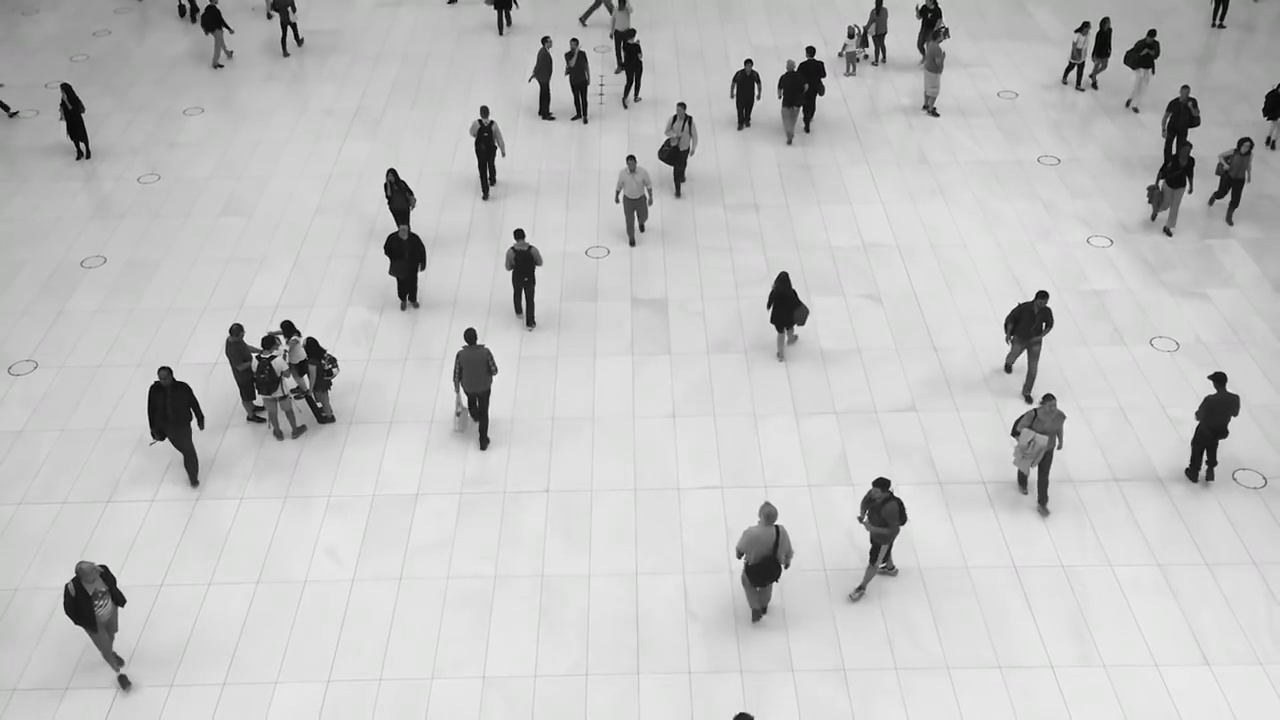
#> input picture frame 34 of videos/cctv.mp4, 1280 x 720 px
$ python for_videos.py   (older library calls are emulated)
#> lines starting #> are read from the running program, lines starting #| are printed output that depends on the picture
import cv2
import numpy as np

video = cv2.VideoCapture('videos/cctv.mp4')

while True:
    _, frame = video.read()
#> frame is the input picture: shape (720, 1280, 3); mean B, G, R 193.6, 193.9, 193.7
    cv2.imshow('Video', frame)
    laplace = cv2.Laplacian(frame, cv2.CV_64F)
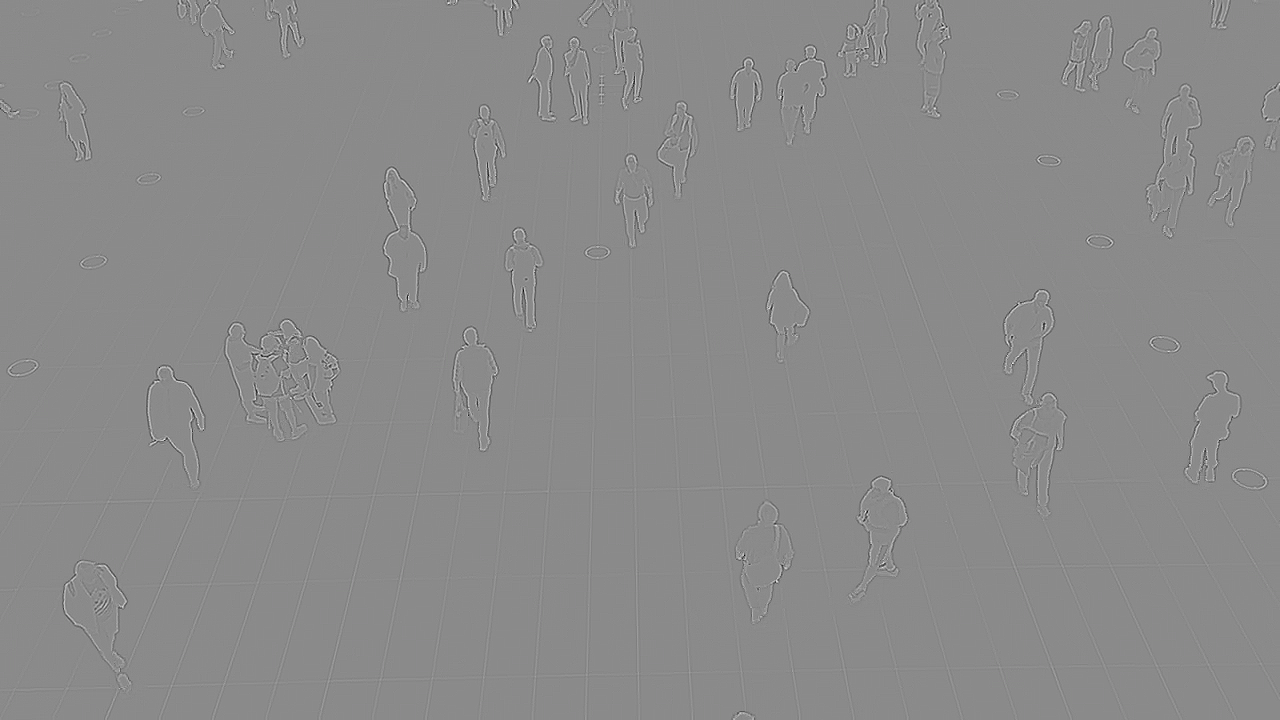
#> laplace: shape (720, 1280, 3) float64; mean B, G, R 0, 0, 0; drawn with min black and max white
    laplace = np.uint8(laplace)
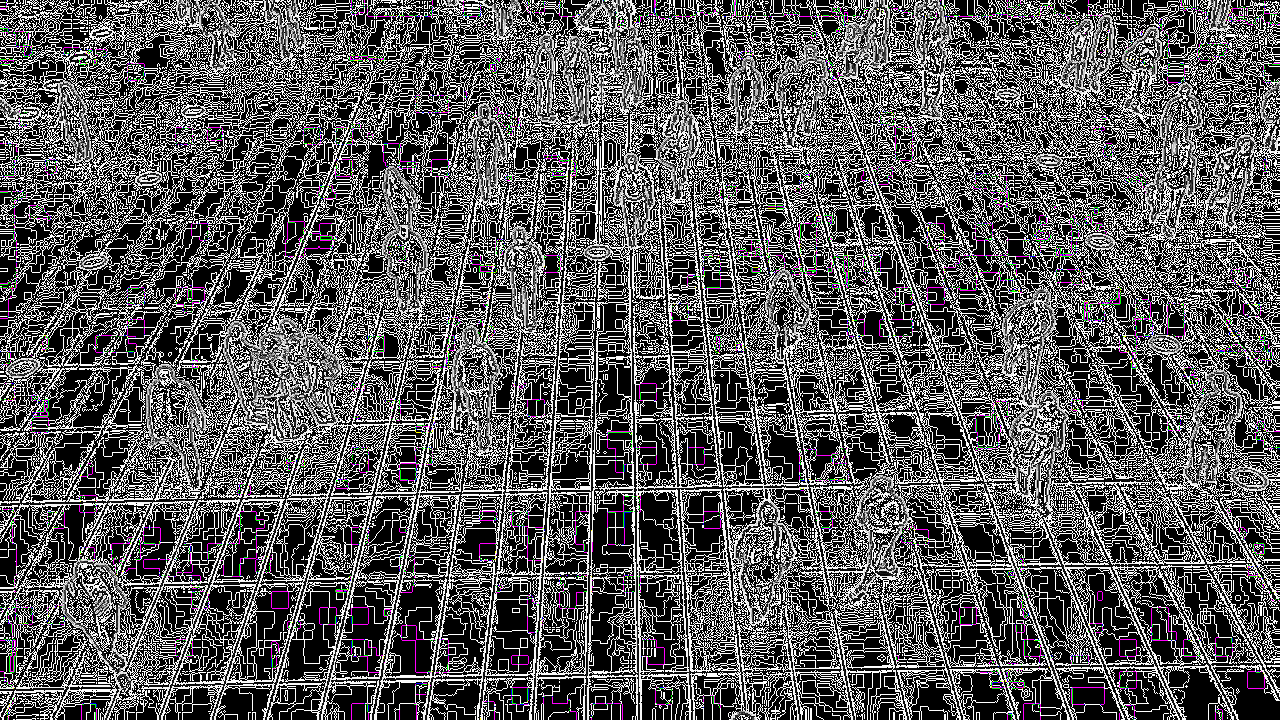
#> laplace: shape (720, 1280, 3); mean B, G, R 89.8, 88.6, 89.6
    cv2.imshow('Laplacian', laplace)
    edges = cv2.Canny(frame, 50, 50)
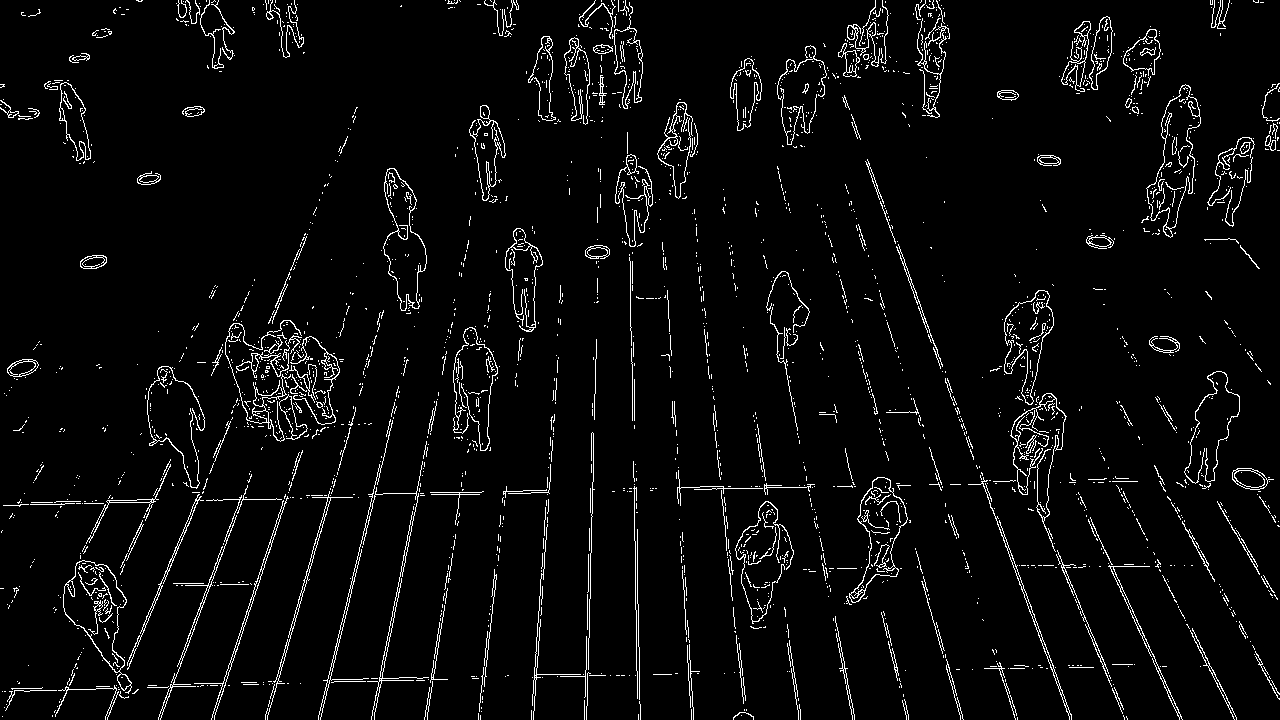
#> edges: shape (720, 1280); 4.1% white in thin lines or dots
    cv2.imshow('Edges', edges)

    if cv2.waitKey(5) == ord('X'):
#> (key Esc is pressed here)
        break


video.release()
cv2.destroyAllWindows()

$ run again, starting later in the video
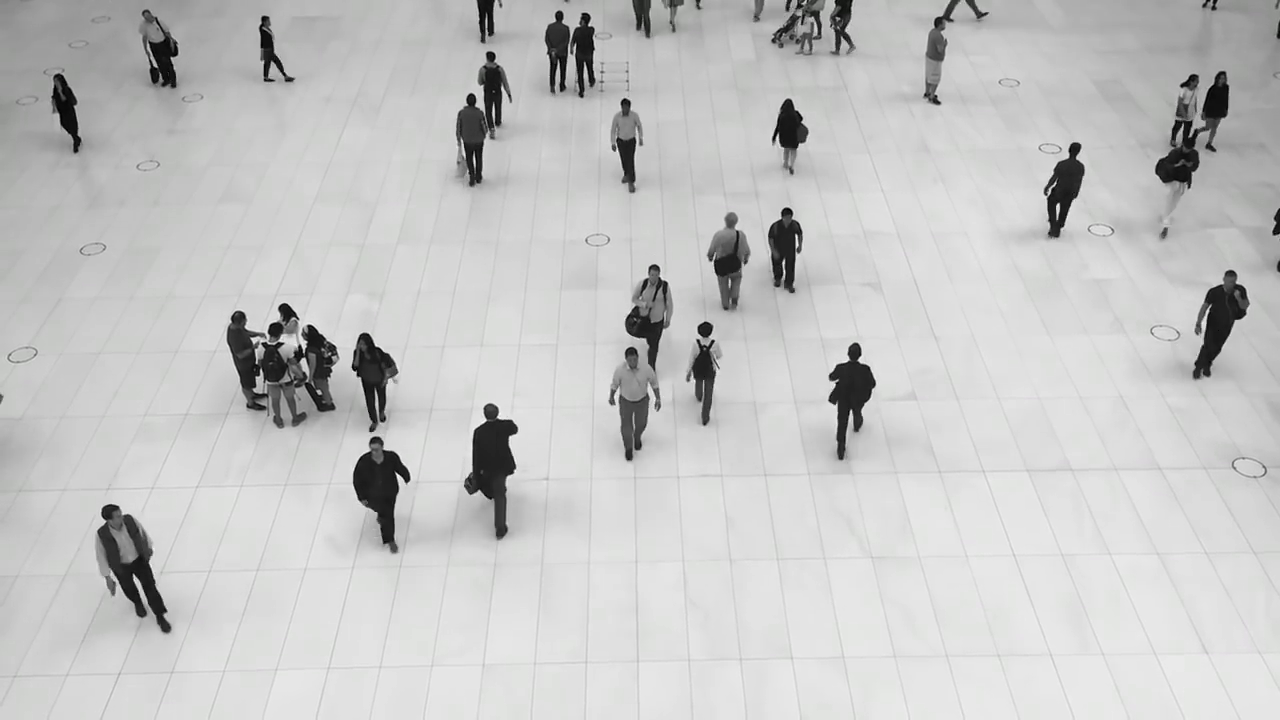
#> input picture frame 153 of videos/cctv.mp4, 1280 x 720 px
#> frame is the input picture: shape (720, 1280, 3); mean B, G, R 196.6, 196.9, 196.7
#> `laplace = np.uint8(laplace)`:
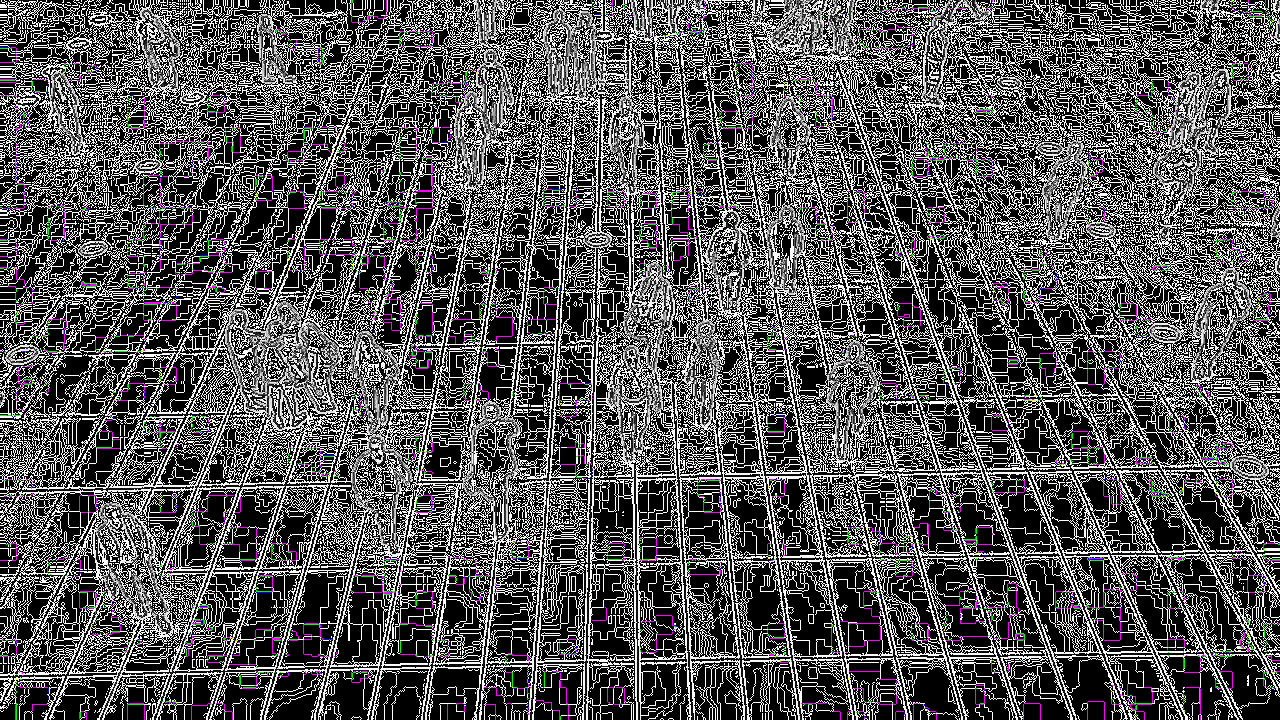
#> laplace: shape (720, 1280, 3); mean B, G, R 87.3, 85.7, 87
#> `edges = cv2.Canny(frame, 50, 50)`:
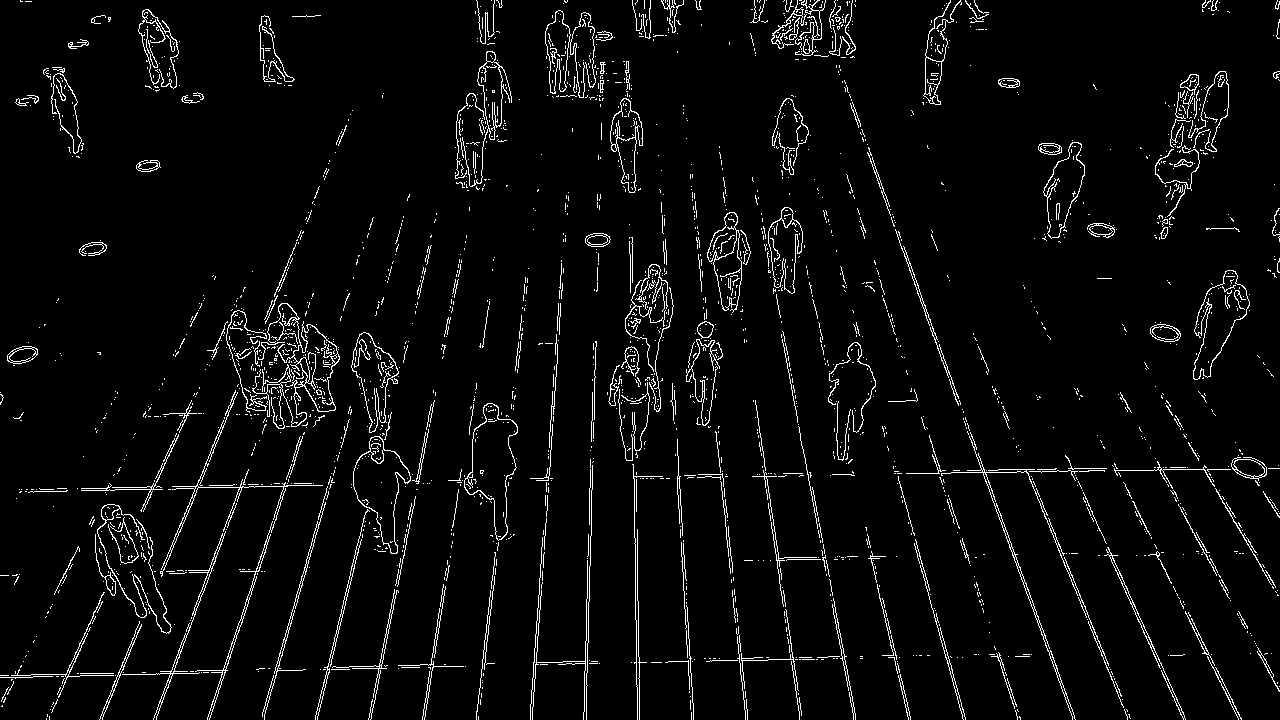
#> edges: shape (720, 1280); 4.1% white in thin lines or dots

$ run again, starting later in the video
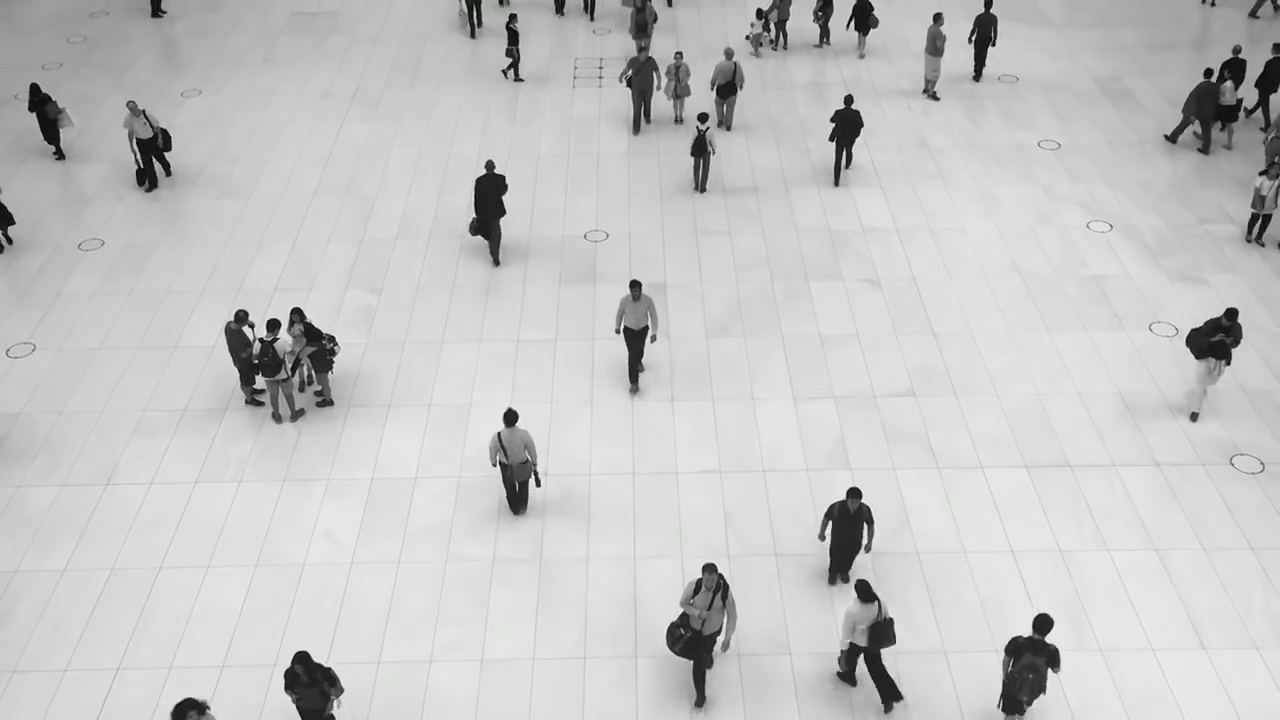
#> input picture frame 272 of videos/cctv.mp4, 1280 x 720 px
#> frame is the input picture: shape (720, 1280, 3); mean B, G, R 197, 197.3, 197.1
#> `laplace = np.uint8(laplace)`:
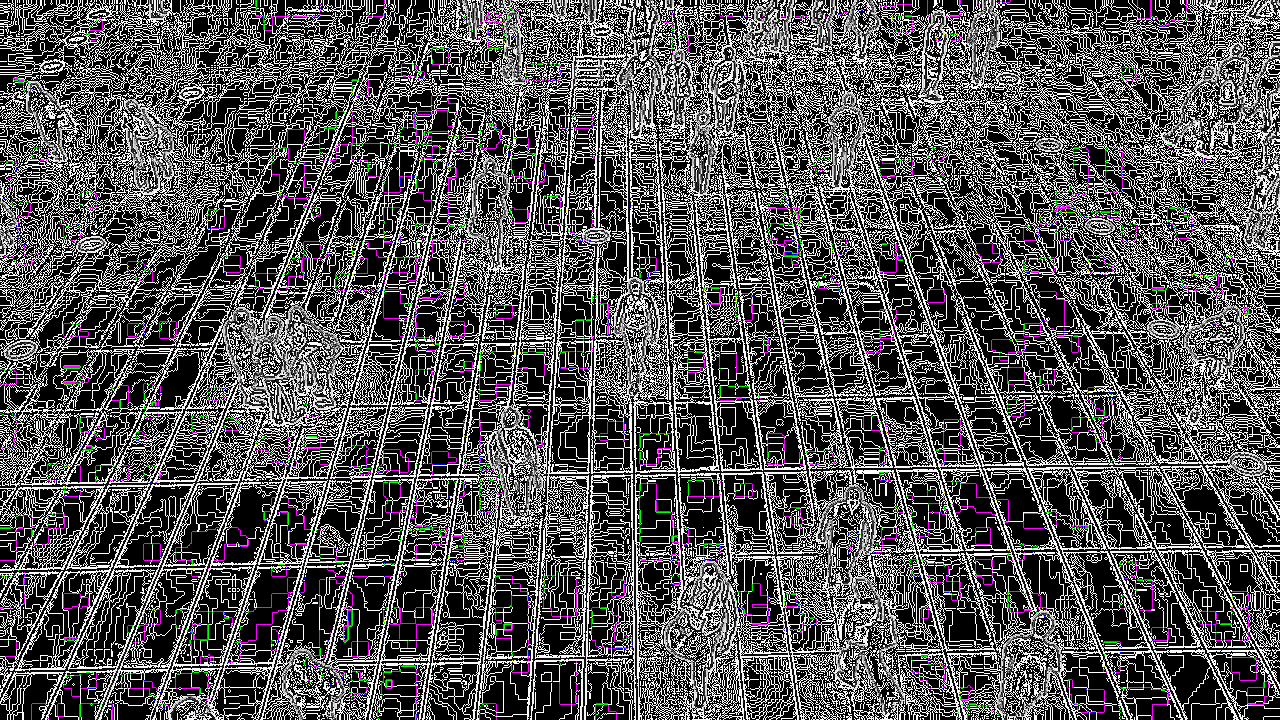
#> laplace: shape (720, 1280, 3); mean B, G, R 85.6, 83.6, 85.3
#> `edges = cv2.Canny(frame, 50, 50)`:
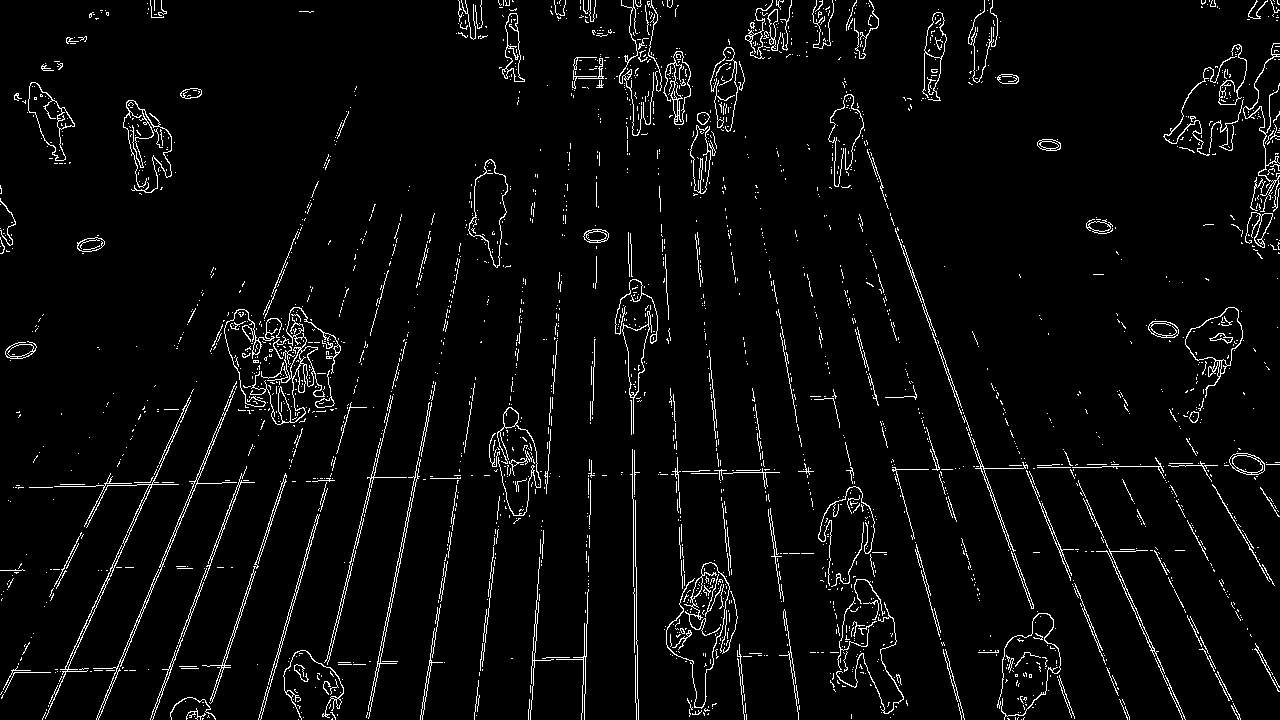
#> edges: shape (720, 1280); 3.9% white in thin lines or dots
